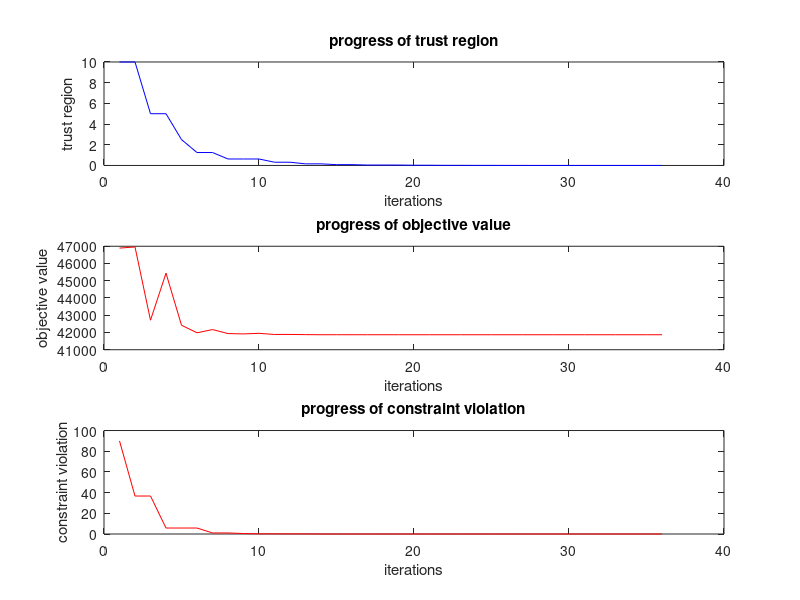

Reproduce this figure in MATLAB.
load('iteration.mat')


subplot(3,1,1);
plot(iteration(:,1),iteration(:,2),'b')
xlabel('iterations'),ylabel('trust region'), title('progress of trust region')

% the constraint ratio against iteration plot does not mean alot.
% plot(iteration(:,1),iteration(:,8))
% xlabel('iterations'),ylabel('constraint ratio'), title('case 9')
% figure;
subplot(3,1,2);
plot(iteration(:,1),iteration(:,5),'r')
xlabel('iterations'),ylabel('objective value'), title('progress of objective value')
subplot(3,1,3);
plot(iteration(:,1),iteration(:,6),'r')
xlabel('iterations'),ylabel('constraint violation'), title('progress of constraint violation')